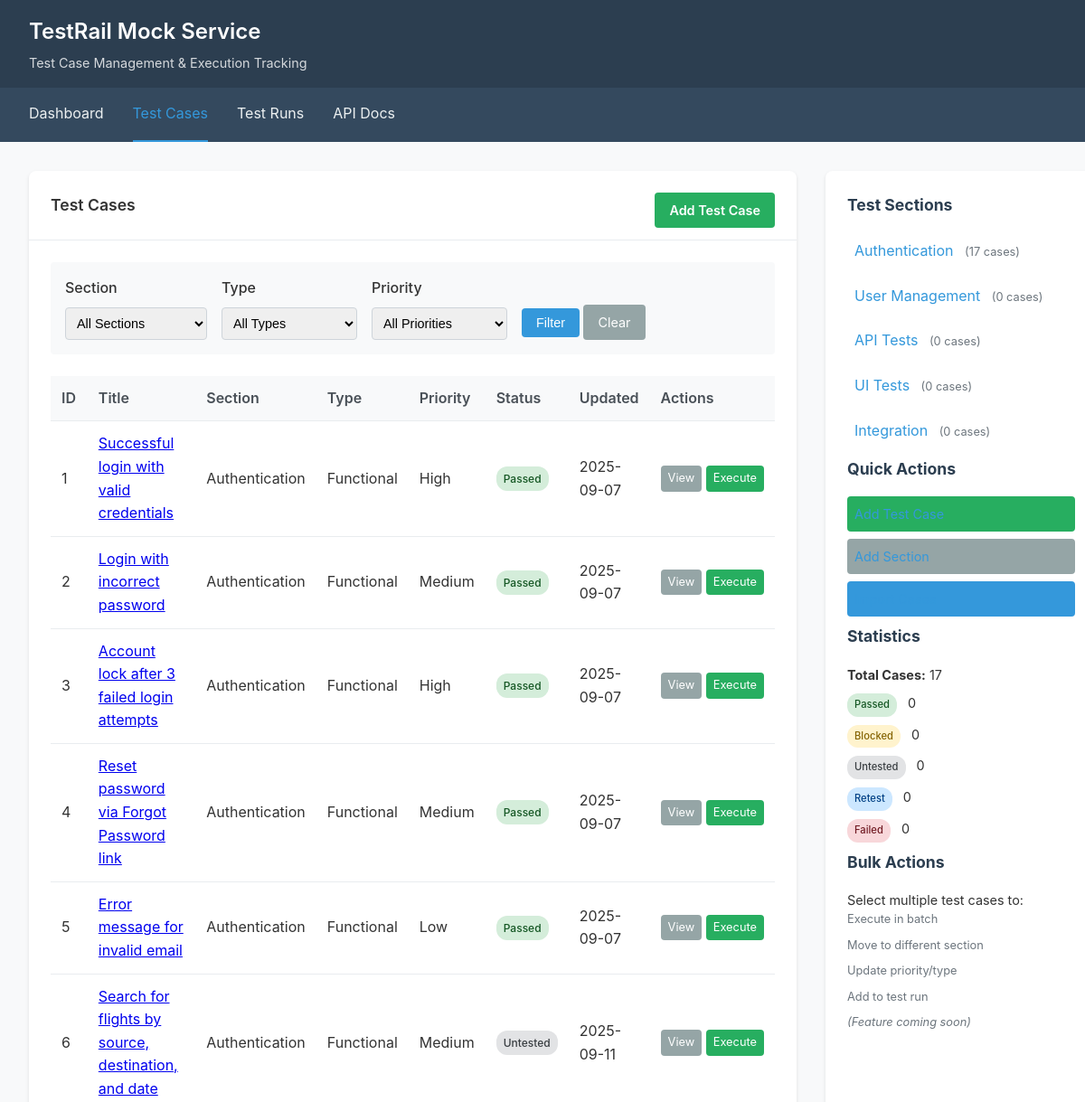
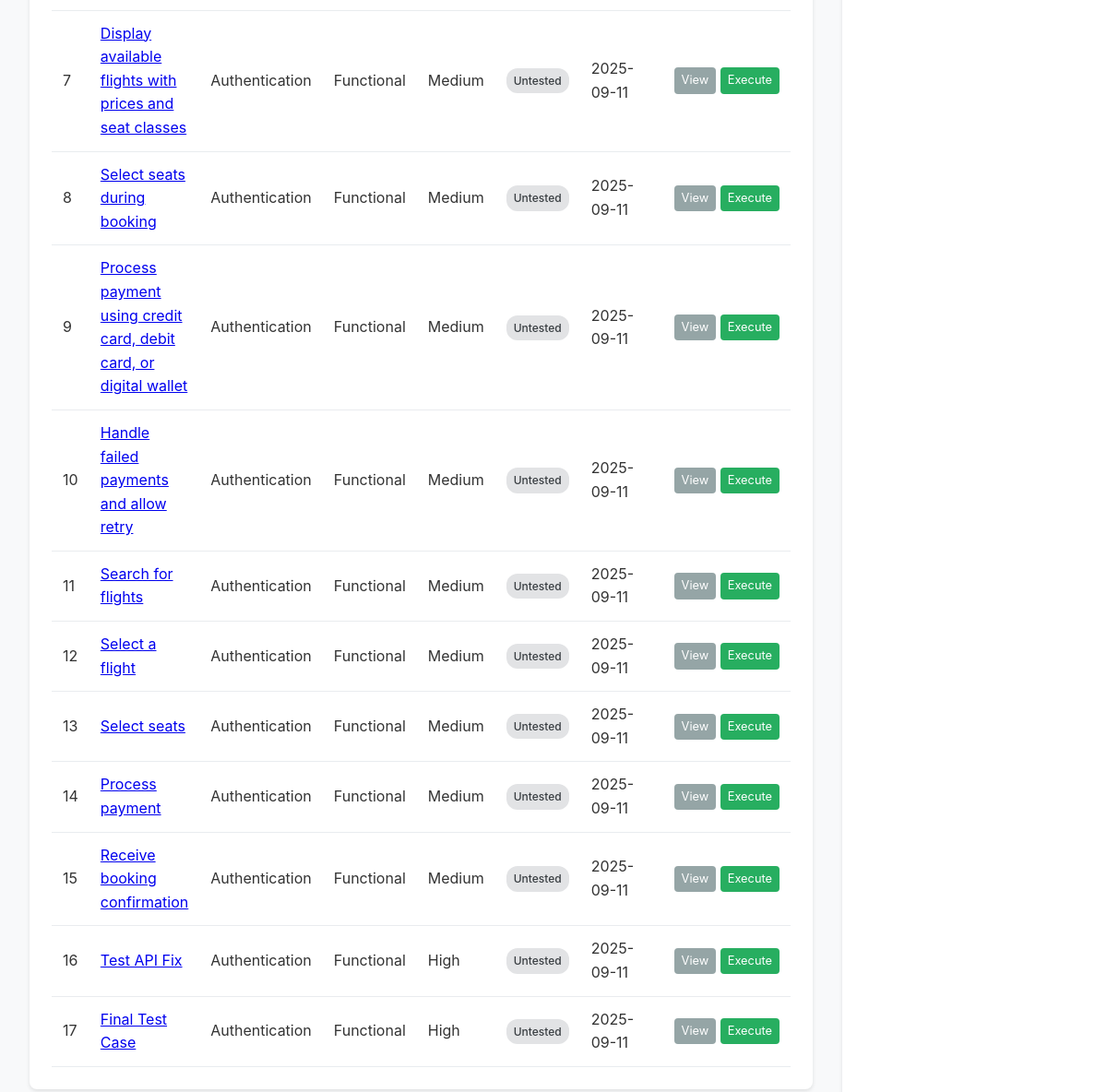
The page /ui/cases on the database its author committed (2 pictures, top to bottom).
### models.py (models this page shows)
class TestCase(Base):
    __tablename__ = "cases"
    id = Column(Integer, primary_key=True, index=True)
    section_id = Column(Integer, ForeignKey("sections.id"), nullable=False)
    title = Column(String(500), nullable=False)
    template_id = Column(Integer, ForeignKey("templates.id"), nullable=False)
    type_id = Column(Integer, default=1)  # 1=Functional, 2=Regression, 3=Smoke, etc.
    priority_id = Column(Integer, default=2)  # 1=Critical, 2=High, 3=Medium, 4=Low
    steps = Column(JSON)  # List of test steps
    expected_result = Column(Text)
    preconditions = Column(Text)
    created_on = Column(DateTime, default=datetime.utcnow)
    updated_on = Column(DateTime, default=datetime.utcnow, onupdate=datetime.utcnow)
    section = relationship("Section", back_populates="cases")
    template = relationship("Template", back_populates="cases")
    results = relationship("TestResult", back_populates="case", cascade="all, delete-orphan")
    run_entries = relationship("RunEntry", back_populates="case", cascade="all, delete-orphan")

class Section(Base):
    __tablename__ = "sections"
    id = Column(Integer, primary_key=True, index=True)
    project_id = Column(Integer, ForeignKey("projects.id"), nullable=False)
    name = Column(String(255), nullable=False)
    description = Column(Text)
    parent_id = Column(Integer, ForeignKey("sections.id"), nullable=True)
    created_on = Column(DateTime, default=datetime.utcnow)
    project = relationship("Project", back_populates="sections")
    parent = relationship("Section", remote_side=[id], backref="children")
    cases = relationship("TestCase", back_populates="section", cascade="all, delete-orphan")

### app.py (the view)
@app.get("/ui/cases", response_class=HTMLResponse)
def cases_list(
    request: Request,
    section_id: Optional[str] = Query(None),
    type_id: Optional[str] = Query(None),
    priority_id: Optional[str] = Query(None),
    page: int = Query(1, ge=1),
    limit: int = Query(25, le=100),
    db: Session = Depends(get_database)
):
    try:
        section_id_int = None
        type_id_int = None
        priority_id_int = None
        try:
            if section_id and section_id.strip():
                section_id_int = int(section_id)
        except (ValueError, AttributeError):
            section_id_int = None
        try:
            if type_id and type_id.strip():
                type_id_int = int(type_id)
        except (ValueError, AttributeError):
            type_id_int = None
        try:
            if priority_id and priority_id.strip():
                priority_id_int = int(priority_id)
        except (ValueError, AttributeError):
            priority_id_int = None
        try:
            query = db.query(TestCase).join(Section).filter(Section.project_id == 1)
            if section_id_int:
                query = query.filter(TestCase.section_id == section_id_int)
            if type_id_int:
                query = query.filter(TestCase.type_id == type_id_int)
            if priority_id_int:
                query = query.filter(TestCase.priority_id == priority_id_int)
            total_cases = query.count()
            total_pages = max(1, (total_cases + limit - 1) // limit)
            offset = (page - 1) * limit
            cases = query.offset(offset).limit(limit).all()
        except Exception as e:
            print(f"Error in query: {e}")
            cases = []
            total_cases = 0
            total_pages = 1
        try:
            sections = db.query(Section).filter(Section.project_id == 1).all()
            section_case_counts = {}
            for section in sections:
                try:
                    count = db.query(TestCase).filter(TestCase.section_id == section.id).count()
                    section_case_counts[section.id] = count
                except Exception as e:
                    print(f"Error counting cases for section {section.id}: {e}")
                    section_case_counts[section.id] = 0
        except Exception as e:
            print(f"Error getting sections: {e}")
            sections = []
            section_case_counts = {}
        case_statuses = {}
        status_counts = {status_id: 0 for status_id in STATUS_NAMES.keys()}
        try:
            if cases:
                case_ids = [case.id for case in cases]
                case_statuses = get_latest_case_statuses(db, case_ids)
        except Exception as e:
            print(f"Error getting case statuses: {e}")
            case_statuses = {}
        query_params = []
        if section_id_int:
            query_params.append(f"section_id={section_id_int}")
        if type_id_int:
            query_params.append(f"type_id={type_id_int}")
        if priority_id_int:
            query_params.append(f"priority_id={priority_id_int}")
        query_params_str = "&".join(query_params)
        return templates.TemplateResponse("cases_list.html", {
            "request": request,
            "cases": cases,
            "sections": sections,
            "section_case_counts": section_case_counts,
            "case_statuses": case_statuses,
            "status_counts": status_counts,
            "total_cases": total_cases,
            "current_page": page,
            "total_pages": total_pages,
            "query_params": query_params_str,
            "current_section_id": section_id_int,
            "current_type_id": type_id_int,
            "current_priority_id": priority_id_int,
            "status_names": STATUS_NAMES,
            "type_names": TYPE_NAMES,
            "priority_names": PRIORITY_NAMES,
            "status_classes": get_status_classes()
        })
    except Exception as e:
        print(f"Critical error in cases_list: {e}")
        return templates.TemplateResponse("cases_list.html", {
            "request": request,
            "cases": [],
            "sections": [],
            "section_case_counts": {},
            "case_statuses": {},
            "status_counts": {status_id: 0 for status_id in STATUS_NAMES.keys()},
            "total_cases": 0,
            "current_page": 1,
            "total_pages": 1,
            "query_params": "",
            "current_section_id": None,
            "current_type_id": None,
            "current_priority_id": None,
            "status_names": STATUS_NAMES,
            "type_names": TYPE_NAMES,
            "priority_names": PRIORITY_NAMES,
            "status_classes": get_status_classes()
        })

### templates/cases_list.html (shortened to what this page needs)
{% extends "base.html" %}
{% block content %}
{% set breadcrumb = [
    {"name": "Dashboard", "url": "/ui"},
    {"name": "Test Cases", "url": ""}
] %}
<div class="two-column">
    <div class="main-content">
        <div class="card">
            <div class="card-header">
                Test Cases
                <div style="float: right;">
                    <a href="/ui/cases/create" class="btn btn-success">Add Test Case</a>
                </div>
            </div>
            <div class="card-body">
                <div style="margin-bottom: 1.5rem; padding: 1rem; background: #f8f9fa; border-radius: 4px;">
                    <form method="GET" style="display: flex; gap: 1rem; align-items: end;">
                        <div class="form-group" style="margin-bottom: 0;">
                            <label class="form-label">Section</label>
                            <select name="section_id" class="form-control">
                                <option value="">All Sections</option>
                            </select>
                        </div>
                        <div class="form-group" style="margin-bottom: 0;">
                            <label class="form-label">Type</label>
                            <select name="type_id" class="form-control">
                                <option value="">All Types</option>
                            </select>
                        </div>
                        <div class="form-group" style="margin-bottom: 0;">
                            <label class="form-label">Priority</label>
                            <select name="priority_id" class="form-control">
                                <option value="">All Priorities</option>
                            </select>
                        </div>
                        <div class="form-group" style="margin-bottom: 0;">
                            <button type="submit" class="btn">Filter</button>
                            <a href="/ui/cases" class="btn btn-secondary">Clear</a>
                        </div>
                    </form>
                </div>
                {% if cases %}
                <table class="table">
                    <thead>
                        <tr>
                            <th>ID</th>
                            <th>Title</th>
                            <th>Section</th>
                            <th>Type</th>
                            <th>Priority</th>
                            <th>Status</th>
                            <th>Updated</th>
                            <th>Actions</th>
                        </tr>
                    </thead>
                    <tbody>
                        {% for case in cases %}
                        <tr>
                            <td>{{ case.id }}</td>
                            <td>
                                <a href="/ui/case/{{ case.id }}">{{ case.title }}</a>
                            </td>
                            <td>{{ case.section.name }}</td>
                            <td>{{ type_names[case.type_id] }}</td>
                            <td>{{ priority_names[case.priority_id] }}</td>
                            <td>
                                {% if case_statuses.get(case.id) %}
                                <span class="status-badge status-{{ status_classes[case_statuses[case.id].status_id] }}">
                                    {{ status_names[case_statuses[case.id].status_id] }}
                                </span>
                                {% else %}
                                <span class="status-badge status-untested">Untested</span>
                                {% endif %}
                            </td>
                            <td>{{ case.updated_on.strftime('%Y-%m-%d') }}</td>
                            <td>
                                <a href="/ui/case/{{ case.id }}" class="btn btn-secondary" style="font-size: 0.8rem; padding: 0.25rem 0.5rem;">View</a>
                                <a href="/ui/case/{{ case.id }}/execute" class="btn btn-success" style="font-size: 0.8rem; padding: 0.25rem 0.5rem;">Execute</a>
                            </td>
                        </tr>
                        {% endfor %}
                    </tbody>
                </table>
                {% else %}
                <p>No test cases found.</p>
                <a href="/ui/cases/create" class="btn btn-success">Create First Test Case</a>
                {% endif %}
            </div>
        </div>
    </div>
    <div class="sidebar">
        <h3>Test Sections</h3>
        <ul>
            {% for section in sections %}
            <li>
                <a href="/ui/cases?section_id={{ section.id }}">
                    {{ section.name }}
                    <small>({{ section_case_counts.get(section.id, 0) }} cases)</small>
                </a>
            </li>
            {% endfor %}
        </ul>
        <h3>Quick Actions</h3>
        <ul>
            <li><a href="/ui/cases/create" class="btn btn-success" style="margin-bottom: 0.5rem;">Add Test Case</a></li>
            <li><a href="/ui/sections/create" class="btn btn-secondary" style="margin-bottom: 0.5rem;">Add Section</a></li>
            <li><a href="/ui/cases/import" class="btn" style="margin-bottom: 0.5rem;">Import Cases</a></li>
        </ul>
        <h3>Statistics</h3>
        <div style="font-size: 0.9rem;">
            <div style="margin-bottom: 0.5rem;">
                <strong>Total Cases:</strong> {{ total_cases }}
            </div>
            {% for status_id, status_name in status_names.items() %}
            <div style="margin-bottom: 0.5rem;">
                <span class="status-badge status-{{ status_classes[status_id] }}" style="font-size: 0.7rem;">
                    {{ status_name }}
                </span>
                <span style="margin-left: 0.5rem;">{{ status_counts.get(status_id, 0) }}</span>
            </div>
            {% endfor %}
        </div>
        <h3>Bulk Actions</h3>
        <div style="font-size: 0.9rem;">
            <p>Select multiple test cases to:</p>
            <ul style="font-size: 0.8rem; color: #6c757d;">
                <li>Execute in batch</li>
                <li>Move to different section</li>
                <li>Update priority/type</li>
                <li>Add to test run</li>
            </ul>
            <p style="font-size: 0.8rem; color: #6c757d; font-style: italic;">
                (Feature coming soon)
            </p>
        </div>
    </div>
</div>
{% endblock %}

### templates/base.html (style rules this page uses)
* { margin: 0; padding: 0; box-sizing: border-box; }
body { font-family: -apple-system, BlinkMacSystemFont, 'Segoe UI', Roboto, sans-serif; background-color: #f8f9fa; color: #333; line-height: 1.6; }
.card { background: white; border-radius: 8px; box-shadow: 0 2px 4px rgba(0,0,0,0.1); margin-bottom: 1.5rem; }
.card-header { padding: 1.5rem; border-bottom: 1px solid #e9ecef; font-weight: 600; font-size: 1.1rem; }
.card-body { padding: 1.5rem; }
.btn { display: inline-block; padding: 0.5rem 1rem; background: #3498db; color: white; text-decoration: none; border-radius: 4px; border: none; cursor: pointer; font-size: 0.9rem; transition: background-color 0.2s; }
.btn-success { background: #27ae60; }
.btn-secondary { background: #95a5a6; }
.table { width: 100%; border-collapse: collapse; margin-top: 1rem; }
.table th, .table td { padding: 0.75rem; text-align: left; border-bottom: 1px solid #e9ecef; }
.table th { background: #f8f9fa; font-weight: 600; color: #495057; }
.status-badge { display: inline-block; padding: 0.25rem 0.5rem; border-radius: 12px; font-size: 0.8rem; font-weight: 500; }
.status-passed { background: #d4edda; color: #155724; }
.status-failed { background: #f8d7da; color: #721c24; }
.status-blocked { background: #fff3cd; color: #856404; }
.status-untested { background: #e2e3e5; color: #383d41; }
.status-retest { background: #cce7ff; color: #004085; }
.form-group { margin-bottom: 1rem; }
.form-label { display: block; margin-bottom: 0.5rem; font-weight: 500; }
.form-control { width: 100%; padding: 0.5rem; border: 1px solid #ced4da; border-radius: 4px; font-size: 0.9rem; }
.sidebar { background: white; border-radius: 8px; box-shadow: 0 2px 4px rgba(0,0,0,0.1); padding: 1.5rem; }
.sidebar h3 { margin-bottom: 1rem; color: #2c3e50; font-size: 1.1rem; }
.sidebar ul { list-style: none; }
.sidebar li { margin-bottom: 0.5rem; }
.sidebar a { color: #3498db; text-decoration: none; display: block; padding: 0.5rem; border-radius: 4px; transition: background-color 0.2s; }
.two-column { display: grid; grid-template-columns: 1fr 300px; gap: 2rem; }

### templates/cases_list.html (style rules this page uses)
.main-content { min-height: 600px; }
small { font-size: 0.8rem; color: #6c757d; margin-left: 0.5rem; }
.table td { vertical-align: middle; }
.table td:last-child { white-space: nowrap; }
.form-group { min-width: 150px; }
.form-group:last-child { min-width: auto; }
.status-badge { font-size: 0.75rem; }

### rows shown on the page
TestCase: id "1", title "Successful login with valid credentials", section.name "Authentication", type_names "Functional", priority_names "High", status_names "Passed", updated_on "2025-09-07"
TestCase: id "2", title "Login with incorrect password", section.name "Authentication", type_names "Functional", priority_names "Medium", status_names "Passed", updated_on "2025-09-07"
TestCase: id "3", title "Account lock after 3 failed login attempts", section.name "Authentication", type_names "Functional", priority_names "High", status_names "Passed", updated_on "2025-09-07"
TestCase: id "4", title "Reset password via Forgot Password link", section.name "Authentication", type_names "Functional", priority_names "Medium", status_names "Passed", updated_on "2025-09-07"
TestCase: id "5", title "Error message for invalid email", section.name "Authentication", type_names "Functional", priority_names "Low", status_names "Passed", updated_on "2025-09-07"
TestCase: id "6", title "Search for flights by source, destination, and date", section.name "Authentication", type_names "Functional", priority_names "Medium", status_names "Untested", updated_on "2025-09-11"
TestCase: id "7", title "Display available flights with prices and seat classes", section.name "Authentication", type_names "Functional", priority_names "Medium", status_names "Untested", updated_on "2025-09-11"
TestCase: id "8", title "Select seats during booking", section.name "Authentication", type_names "Functional", priority_names "Medium", status_names "Untested", updated_on "2025-09-11"
TestCase: id "9", title "Process payment using credit card, debit card, or digital wallet", section.name "Authentication", type_names "Functional", priority_names "Medium", status_names "Untested", updated_on "2025-09-11"
TestCase: id "10", title "Handle failed payments and allow retry", section.name "Authentication", type_names "Functional", priority_names "Medium", status_names "Untested", updated_on "2025-09-11"
TestCase: id "11", title "Search for flights", section.name "Authentication", type_names "Functional", priority_names "Medium", status_names "Untested", updated_on "2025-09-11"
TestCase: id "12", title "Select a flight", section.name "Authentication", type_names "Functional", priority_names "Medium", status_names "Untested", updated_on "2025-09-11"
TestCase: id "13", title "Select seats", section.name "Authentication", type_names "Functional", priority_names "Medium", status_names "Untested", updated_on "2025-09-11"
TestCase: id "14", title "Process payment", section.name "Authentication", type_names "Functional", priority_names "Medium", status_names "Untested", updated_on "2025-09-11"
TestCase: id "15", title "Receive booking confirmation", section.name "Authentication", type_names "Functional", priority_names "Medium", status_names "Untested", updated_on "2025-09-11"
TestCase: id "16", title "Test API Fix", section.name "Authentication", type_names "Functional", priority_names "High", shows "Untested", updated_on "2025-09-11"
TestCase: id "17", title "Final Test Case", section.name "Authentication", type_names "Functional", priority_names "High", shows "Untested", updated_on "2025-09-11"
Section: name "Authentication", get "17"
Section: name "User Management", get "0"
Section: name "API Tests", get "0"
Section: name "UI Tests", get "0"
Section: name "Integration", get "0"

### other values the page prints
{{ total_cases }} "17"
{{ status_name }} "Passed" "Blocked" "Untested" "Retest" "Failed"
{{ status_counts.get(status_id, 0) }} "0" "0" "0" "0" "0"
